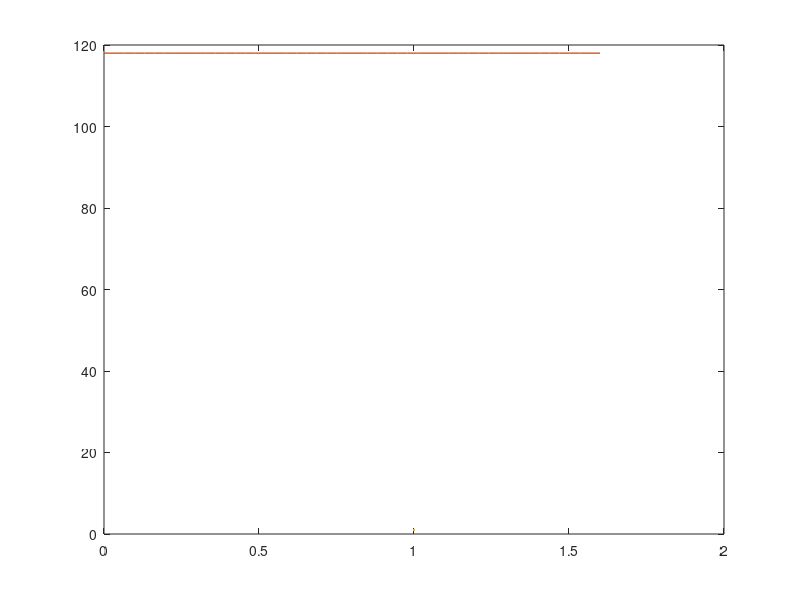

The MATLAB source for this figure: (Note: this script raises an error after producing the figure.)
len=2500;

%% error propag., T1 fit type, and avg. RF field formulas
del_t2s_horiz= @(delMxy,Mxy,delM0,M0) (delMxy./abs(Mxy))+(delM0./abs(M0));
del_t2_horiz= @(delMxy,Mxy,delM0,M0) (1/2)*((delMxy./abs(Mxy))+(delM0./abs(M0)));
BRF= @(gamma,pulselen) pi/(2*gamma*pulselen);
delBRF= @(delgamma,gamma,delpulselen,pulselen) (pi/(2*gamma*pulselen))*((delgamma/gamma)+(delpulselen/pulselen));
% del_t1_horiz_linfit= @(delM0,M0,delMz,Mz) ((delM0)./(abs(M0-Mz)))+((delMz.*abs(M0))./(abs(Mz.*(M0-Mz))));
% del_t1_horiz_zct= @(deltau) deltau/log(2);

%% mineral oil
% % T_1^*
samplex=linspace(0,1.6,50);
sampley=118*ones(50,1);
mineral_t1s=[1.5,118;1.4,118;1.3,118;1.2,118;1.1,118;1.0,118;0.9,118;0.8,118;0.7,118;0.6,118;0.5,116;...
             0.4,116;0.3,116;0.2,114;0.15,112;0.1,104;0.075,96;0.05,86;0.03,74;0.02,68;0.01,62];
len_min_t1s=length(mineral_t1s);
unc_min_t1s_p=[0.1,0.1,0.1,0.1,0.1,0.1,0.03,0.03,0.03,0.03,0.03,0.01,0.01,0.01,0.01,0.01,0.003,0.003,0.001,1e-3,5e-4]; %in seconds
unc_min_t1s_m=ones(len_min_t1s,1);
figure
plot(mineral_t1s(:,1),mineral_t1s(:,2),'MarkerSize',5,'LineStyle','none')
hold on
plot(samplex,sampley,'LineWidth',1)
errorbar(mineral_t1s(:,1),mineral_t1s(:,2),-unc_min_t1s_m,unc_min_t1s_m,-unc_min_t1s_p,unc_min_t1s_p,'.','MarkerSize',10)
title('heavy mineral oil T_1^*')
xlabel('period P (s)')
ylabel('FID amplitude (mV)')
legend('','saturation amplitude','data points','Location','southeast')
hold off

% T_2^*
mineral_t2star_prelim=readmatrix('F0020CH1.CSV'); % heavy mineral oil
mineral_t2s_t_prelim=mineral_t2star_prelim(:,4);
mineral_t2s_m_prelim=mineral_t2star_prelim(:,5);
unc_mineral_t2s_t=1e-7;
unc_mineral_t2s_m=1e-4;
m_m0=0.12;
figure
subplot(1,2,1)
errorbar(mineral_t2s_t_prelim,mineral_t2s_m_prelim,-unc_mineral_t2s_m*ones(len,1),unc_mineral_t2s_m*ones(len,1),...
         -unc_mineral_t2s_t*ones(len,1),unc_mineral_t2s_t*ones(len,1),'.')
xlabel('time (s)')
ylabel('M_{xy} (V)')
axis([-0.15e-3,2.5e-3,0,0.14])
title('heavy mineral oil T_2^* raw data')
mineral_t2s_t_lin=NaN;
mineral_t2s_m_lin=NaN;
j=1;
for i=1:1:len
    if ((mineral_t2s_t_prelim(i)>=(5.6e-5)) && (mineral_t2s_t_prelim(i)<=0.3e-3) && ((mineral_t2s_m_prelim(i)>0))) 
        % include only after the pulse where the magnetization is physically meaningful (positive; it would be a problem to have 
        % negative or equal-to-zero values because it is necessary to divide by another positive number and then take the natural
        % log, which is only defined with rational reals for positive arguments)
        mineral_t2s_t_lin(j)=mineral_t2s_t_prelim(i);
        mineral_t2s_m_lin(j)=mineral_t2s_m_prelim(i);
        j=j+1;
    end
end
err_min_t2s_t=unc_mineral_t2s_t*ones(j-1,1);
err_min_t2s_m_lin=unc_mineral_t2s_m*ones(j-1,1);
err_min_t2s_m_linearized=del_t2s_horiz(err_min_t2s_m_lin',mineral_t2s_m_lin,unc_mineral_t2s_m,m_m0);
linearized_min_m_t2s=-log(mineral_t2s_m_lin/m_m0);
mineral_t2s_mdl=fitlm(linearized_min_m_t2s,mineral_t2s_t_lin);
hmin_T2S_int=mineral_t2s_mdl.Coefficients{1,1};
hmin_T2S=mineral_t2s_mdl.Coefficients{2,1};
hmin_T2S_unc=mineral_t2s_mdl.Coefficients{2,2};
hmin_T2S_rsq=mineral_t2s_mdl.Rsquared.Ordinary;
min_t2s_eqn=['y=',num2str(hmin_T2S,4),'x+',num2str(hmin_T2S_int,4),'; R-squared=',num2str(hmin_T2S_rsq,4)];
subplot(1,2,2)
plot(mineral_t2s_mdl)
hold on
errorbar(linearized_min_m_t2s,mineral_t2s_t_lin,-err_min_t2s_t,err_min_t2s_t,-err_min_t2s_m_linearized,err_min_t2s_m_linearized,'.')
title('linearized heavy mineral oil T_2^* data')
legend('Data','Fit','Confidence bounds','')
xlabel('-ln(M_{xy}/M_0) (a dimensionless quantity related to magnetization)')
ylabel('time (s)')
text(linearized_min_m_t2s(3),mineral_t2s_t_lin(3),min_t2s_eqn,'Position',[0.2,3e-4])
hold off

% T_2
m_m0=0.12;
mineral_t2_prelim=readmatrix('F0039CH1.CSV');
mineral_t2_t_prelim=mineral_t2_prelim(:,4);
mineral_t2_m_prelim=mineral_t2_prelim(:,5);
unc_mineral_t2_t=1e-7;
unc_mineral_t2_m=1e-4;
m_t2=[6e-05,0.14;0.00502,0.13;0.01002,0.104;0.015,0.088;0.02002,0.078;0.02502,0.064;0.03,0.058;0.03502,0.05;0.04,0.046;0.04502,0.04]; 
%these points were read from graph of the raw data...pick out the points delineating the envelope (wsyiwyg axes)
figure
subplot(1,2,1)
errorbar(mineral_t2_t_prelim,mineral_t2_m_prelim,-unc_mineral_t2_m*ones(len,1),unc_mineral_t2_m*ones(len,1),...
         unc_mineral_t2_t*ones(len,1),unc_mineral_t2_t*ones(len,1),'.')
xlabel('time (s)')
ylabel('M_{xy} (V)')
axis([0,0.05,-0.02,0.16])
title('heavy mineral oil T_2 raw data')
m_t2_m_lin=(-1/2)*log(m_t2(:,2)./m_m0);
m_t2_mdl=fitlm(m_t2_m_lin,m_t2(:,1));
hmin_T2_int=m_t2_mdl.Coefficients{1,1};
hmin_T2=m_t2_mdl.Coefficients{2,1};
hmin_T2_unc=m_t2_mdl.Coefficients{2,2};
hmin_T2_rsq=m_t2_mdl.Rsquared.Ordinary;
min_t2_eqn=['y=',num2str(hmin_T2,4),'x+',num2str(hmin_T2_int,4),'; R-squared=',num2str(hmin_T2_rsq,4)];
unc_m_t2_t=unc_mineral_t2_t*ones(length(m_t2),1);
unc_m_t2_m_lin=del_t2_horiz(unc_mineral_t2_m,m_t2(:,2),unc_mineral_t2_m,m_m0);
subplot(1,2,2)
plot(m_t2_mdl)
hold on
errorbar(m_t2_m_lin,m_t2(:,1),-unc_m_t2_t,unc_m_t2_t,-unc_m_t2_m_lin,unc_m_t2_m_lin,'.')
legend('Data','Fit','Confidence bounds')
xlabel('-0.5*ln(M_{xy}/M_0) (a dimensionless quantity related to magnetization)')
ylabel('time (s)')
title('mineral oil T_2')
text(m_t2_m_lin(3),m_t2(3,1),min_t2_eqn,'Position',[0,0.04])
hold off

% average applied RF field
piover2len_mineral=3.60e-6;
delpiover2len_mineral=5e-9; %0.005e-6
gamma_proton=2.675221900e8; %MAKE SURE IT SHOULDN'T BE THE ONE FOR AN ELECTRON
delgamma_proton=0.018; %0.000 000 000 18 e8 = 0.018
BRF_mineral=BRF(gamma_proton,piover2len_mineral);
del_BRF_mineral=delBRF(delgamma_proton,gamma_proton,delpiover2len_mineral,piover2len_mineral);

%% water
% % T_1^*
w_t1s=[1.0,50.0;2.0,74.0;3.0,92.0;4.0,100.0;5.0,106;6.0,110;7.0,112;8.0,118;9.0,118;10.0,118];
samplex=linspace(-3,15,50);
sampley=linspace(118,118,50);
len_w_t1s=length(w_t1s);
unc_w_t1s_p=[0.1,0.2,0.2,0.2,0.5,0.5,0.5,0.5,0.5,0.5];
unc_w_t1s_m=0.5*ones(len_w_t1s);
figure
errorbar(w_t1s(:,1),w_t1s(:,2),-unc_w_t1s_m,unc_w_t1s_m,-unc_w_t1s_p,unc_w_t1s_p,'.','MarkerSize',10)
hold on
plot(samplex,sampley,'LineWidth',1)
title('distilled water T_1^*')
xlabel('period P (s)')
ylabel('FID amplitude (mV)')
legend('','saturation amplitude','data points','Location','southeast')
axis([0,13,40,130])
hold off

% % T_2^*
water_t2star_prelim=readmatrix('F0024CH1.CSV');
water_t2s_t_prelim=water_t2star_prelim(:,4);
water_t2s_m_prelim=water_t2star_prelim(:,5);
unc_w_t2s_t=1e-7;
unc_w_t2s_m=1e-4;
figure
subplot(1,2,1)
errorbar(water_t2s_t_prelim,water_t2s_m_prelim,-unc_w_t2s_m*ones(len,1),unc_w_t2s_m*ones(len,1),-unc_w_t2s_t*ones(len,1),...
         unc_w_t2s_t*ones(len,1))
xlabel('time (s)')
ylabel('FID amplitude (mV)')
axis([-0.6e-3,0.2e-2,-0.01,0.12])
title('water T_2^* raw data')
w_m0=0.114;
water_t2s_t_lin=NaN;
water_t2s_m_lin=NaN;
j=1;
for i=1:1:len
    if( (water_t2s_t_prelim(i)>5.6e-5) && (water_t2s_t_prelim(i)<0.28e-3) && (water_t2s_m_prelim(i)>0) )
        water_t2s_t_lin(j)=water_t2s_t_prelim(i);
        water_t2s_m_lin(j)=water_t2s_m_prelim(i);
        j=j+1;
    end
end
w_t2s_m_linearized=-log(water_t2s_m_lin/w_m0);
w_t2s_mdl=fitlm(w_t2s_m_linearized,water_t2s_t_lin);
err_w_t2s_t=unc_w_t2s_t*ones(j-1,1);
err_w_t2s_m_lin=unc_w_t2s_m*ones(j-1,1);
err_w_t2s_m_linearized=del_t2s_horiz(err_w_t2s_m_lin',water_t2s_m_lin,unc_w_t2s_m,w_m0);
w_T2S_int=w_t2s_mdl.Coefficients{1,1};
w_T2S=w_t2s_mdl.Coefficients{2,1};
w_T2S_unc=w_t2s_mdl.Coefficients{2,2};
w_T2S_rsq=w_t2s_mdl.Rsquared.Ordinary;
w_t2s_eqn=['y=',num2str(w_T2S,4),'x+',num2str(w_T2S_int),'; R-squared=',num2str(w_T2S_rsq,4)];
subplot(1,2,2)
plot(w_t2s_mdl)
hold on
errorbar(w_t2s_m_linearized,water_t2s_t_lin,-err_w_t2s_t,err_w_t2s_t,-err_w_t2s_m_linearized,err_w_t2s_m_linearized,'.')
legend('Data','Fit','Confidence bounds','')
xlabel('-ln(M_{xy}/M_0) (a dimensionless quantity related to magnetization)')
ylabel('time (s)')
text(w_t2s_m_linearized(3),water_t2s_t_lin(3),w_t2s_eqn,'Position',[0.05,2.5e-4])
title('linearized water T_2^* data')

% % T_2
water_t2_prelim=readmatrix('F0023CH1.CSV');
water_t2_t_prelim=water_t2_prelim(:,4);
water_t2_m_prelim=water_t2_prelim(:,5);
unc_w_t2_t=1e-6;
unc_w_t2_m=1e-4;
figure
subplot(1,2,1)
errorbar(water_t2_t_prelim,water_t2_m_prelim,-unc_w_t2_m*ones(len,1),unc_w_t2_m*ones(len,1),-unc_w_t2_t*ones(len,1),...
         unc_w_t2_t*ones(len,1))
xlabel('time (s)')
ylabel('M_{xy} (V)')
axis([0,0.5,-0.02,0.12])
title('water T_2 raw data')
w_t2=[0.015,0.108; 0.03,0.1; 0.045,0.098; 0.06,0.096; 0.075,0.09; 0.09,0.084; 0.105,0.076; 0.12,0.078; 0.15,0.08;...
      0.165,0.074; 0.18,0.072; 0.195,0.07; 0.21,0.07; 0.225,0.064; 0.24,0.062; 0.255,0.06; 0.27,0.056; 0.285,0.06; 0.3,0.056;...
      0.315,0.056; 0.33,0.054; 0.345,0.056; 0.36,0.05; 0.375,0.048; 0.39,0.046; 0.405,0.046; 0.42,0.044; 0.435,0.044 ;0.45,0.042;...
      0.465,0.04;0.48,0.044;0.495,0.04]; % exclude 1st data point bc it is at t=0 and that goes to infinity if you try to plug it 
                                         % into the linearization formula...there are still enough other data points that it doesn't 
                                         % really matter...the corresp. raw data plot also has wysiwyg axes
w_t2_m_lin=(-1/2)*log(w_t2(:,2)./w_m0);
w_t2_mdl=fitlm(w_t2_m_lin,w_t2(:,1));
w_T2_int=w_t2_mdl.Coefficients{1,1};
w_T2=w_t2_mdl.Coefficients{2,1};
w_T2_unc=w_t2_mdl.Coefficients{2,2};
w_T2_rsq=w_t2_mdl.Rsquared.Ordinary;
w_t2_eqn=['y=',num2str(w_T2,4),'x+',num2str(w_T2_int,4),'; R-squared=',num2str(w_T2_rsq,4)];
unc_w_t2_t=unc_w_t2_t*ones(length(w_t2),1);
unc_w_t2_m_lin=del_t2_horiz(unc_w_t2_m,w_t2(:,2),unc_w_t2_m,w_m0);
subplot(1,2,2)
plot(w_t2_mdl)
hold on
errorbar(w_t2_m_lin,w_t2(:,1),-unc_w_t2_t,unc_w_t2_t,-unc_w_t2_m_lin,unc_w_t2_m_lin,'.')
xlabel('-0.5*ln(M_{xy}/M_0) (a dimensionless quantity related to magnetization)')
ylabel('time (s)')
title('linearized water T_2 data')
legend('Data','Fit','Confidence Bounds','')
text(w_t2_m_lin(3),w_t2(3,1),w_t2_eqn,'Position',[0.05,0.4])
hold off

%% FC-70
% T_1^*
fc70_t1s=[0.850,60;1.000,60;2.000,60;0.400,55.2;0.300,52.8;0.200,46.4;0.100,34.4;0.050,21.6];
unc_fc70_t1s_t=[0.03,0.1,0.2,0.01,0.01,0.01,0.005,0.003];
unc_fc70_t1s_m=0.1*ones(length(fc70_t1s));
samplex=linspace(0,2.5);
sampley=linspace(60,60);
figure
errorbar(fc70_t1s(:,1),fc70_t1s(:,2),-unc_fc70_t1s_m,unc_fc70_t1s_m,-unc_fc70_t1s_t,unc_fc70_t1s_t,'.','MarkerSize',10)
hold on
plot(samplex,sampley,'LineWidth',1)
xlabel('time (s)')
ylabel('FID amplitude (mV)')
axis([0,2.5,0,70])
title('FC70 T_1^* data')
legend('data points','saturation amplitude')
hold off

% T_2^*
fc70_t2star_prelim=readmatrix('F0025CH1.CSV'); % FC70
fc70_t2s_t_prelim=fc70_t2star_prelim(:,4);
fc70_t2s_m_prelim=fc70_t2star_prelim(:,5);
unc_fc70_t2s_t=1e-7;
unc_fc70_t2s_m=1e-5;
figure
subplot(1,2,1)
errorbar(fc70_t2s_t_prelim,fc70_t2s_m_prelim,-unc_fc70_t2s_m*ones(len,1),unc_fc70_t2s_m*ones(len,1),-unc_fc70_t2s_t*ones(len,1),...
         unc_fc70_t2s_t*ones(len,1),'.')
xlabel('time (s)')
ylabel('M_{xy} (V)')
axis([-0.8e-3,4.7e-3,-0.01,0.065])
title('FC70 T_2^* raw data')
fc70m0=0.0608;
fc70_t2s_t_lin=NaN;
fc70_t2s_m_lin=NaN;
j=1;
for i=1:1:len
    if ((fc70_t2s_t_prelim(i)>=6.0e-5) && (fc70_t2s_t_prelim(i)<0.4e-3) && (fc70_t2s_m_prelim(i)>0))
        fc70_t2s_t_lin(j)=fc70_t2s_t_prelim(i);
        fc70_t2s_m_lin(j)=fc70_t2s_m_prelim(i);
        j=j+1;
    end
end
fc70_t2s_m_linearized=-log(fc70_t2s_m_lin/fc70m0);
fc70_t2s_mdl=fitlm(fc70_t2s_m_linearized,fc70_t2s_t_lin);
err_fc70_t2s_t=unc_fc70_t2s_t*ones(j-1,1);
err_fc70_t2s_m_lin=unc_fc70_t2s_m*ones(j-1,1);
err_fc70_t2s_m_linearized=del_t2s_horiz(err_fc70_t2s_m_lin',fc70_t2s_m_lin,unc_fc70_t2s_m,fc70m0);
fc70_T2S_int=fc70_t2s_mdl.Coefficients{1,1};
fc70_T2S=fc70_t2s_mdl.Coefficients{2,1};
fc70_T2S_unc=fc70_t2s_mdl.Coefficients{2,2};
fc70_T2S_rsq=fc70_t2s_mdl.Rsquared.Ordinary;
fc70_t2s_eqn=['y=',num2str(fc70_T2S,4),'x+',num2str(fc70_T2S_int),'; R-squared=',num2str(fc70_T2S_rsq,4)];
subplot(1,2,2)
plot(fc70_t2s_mdl)
hold on
errorbar(fc70_t2s_m_linearized,fc70_t2s_t_lin,-err_fc70_t2s_t,err_fc70_t2s_t,-err_fc70_t2s_m_linearized,err_fc70_t2s_m_linearized,'.')
title('linearized FC70 T_2^* data')
legend('Data','Fit','Confidence bounds','')
xlabel('-ln(M_{xy}/M_0) (a dimensionless quantity related to magnetization)')
text(fc70_t2s_m_linearized(3),fc70_t2s_t_lin(3),fc70_t2s_eqn,'Position',[-0.2,3.5e-4])
ylabel('time (s)')
hold off

% T_2
fc70_t2_prelim=readmatrix('F0026CH1.CSV');
fc70_t2_t_prelim=fc70_t2_prelim(:,4);
fc70_t2_m_prelim=fc70_t2_prelim(:,5);
unc_fc70_t2_t=1e-6;
unc_fc70_t2_m=1e-5;
figure
subplot(1,2,1)
plot(fc70_t2_t_prelim,fc70_t2_m_prelim,'b-')
hold on
errorbar(fc70_t2_t_prelim,fc70_t2_m_prelim,-unc_fc70_t2_m*ones(len,1),unc_fc70_t2_m*ones(len,1),-unc_fc70_t2_t*ones(len,1),...
         unc_fc70_t2_t*ones(len,1),'.')
xlabel('time (s)')
ylabel('M_{xy} (V)')
axis([-0.5e-4,5e-2,-1e-3,6e-2])
title('FC70 T_2 raw data')
hold off
fc70_t2=[6e-05,0.0584;0.00222,0.0576;0.0044,0.0536;0.00664,0.0456;0.00884,0.0416;0.01104,0.036;0.01322,0.032;0.01542,0.028;...
         0.01984,0.0224;0.02204,0.0216;0.02418,0.0176;0.0264,0.0168;0.02856,0.0152;0.0308,0.0152;0.033,0.0144;0.03524,0.0136;...
         0.03742,0.0128;0.03962,0.0128;0.04182,0.012;0.04408,0.0112;0.04624,0.012]; %the corresp. raw data plot also has wysiwyg axes
fc70_t2_m_lin=(-1/2)*log(fc70_t2(:,2)./fc70m0);
fc70_t2_mdl=fitlm(fc70_t2_m_lin,fc70_t2(:,1));
fc70_T2_int=fc70_t2_mdl.Coefficients{1,1};
fc70_T2=fc70_t2_mdl.Coefficients{2,1};
fc70_T2_unc=fc70_t2_mdl.Coefficients{2,2};
fc70_T2_rsq=fc70_t2_mdl.Rsquared.Ordinary;
fc70_t2_eqn=['y=',num2str(fc70_T2,4),'x+',num2str(fc70_T2_int,4),'; R-squared=',num2str(fc70_T2_rsq,4)];
unc_fc70_t2_t=unc_fc70_t2_t*ones(length(fc70_t2),1);
unc_fc70_t2_m_lin=del_t2_horiz(unc_fc70_t2_m,fc70_t2(:,2),unc_fc70_t2_m,fc70m0);
subplot(1,2,2)
plot(fc70_t2_mdl)
hold on
errorbar(fc70_t2_m_lin,fc70_t2(:,1),-unc_fc70_t2_t,unc_fc70_t2_t,-unc_fc70_t2_m_lin,unc_fc70_t2_m_lin,'.')
xlabel('-0.5*ln(M_{xy}/M_0) (a dimensionless quantity related to magnetization)')
ylabel('time (s)')
title('linearized FC70 T_2 data')
legend('Data','Fit','Confidence Bounds','')
text(fc70_t2_m_lin(3),fc70_t2(3,1),fc70_t2_eqn,'Position',[0.01,0.04])
hold off


%% FC-43
% T_2
fc43_t2_prelim=readmatrix('F0028CH1.CSV');
fc43_t2_t_prelim=fc43_t2_prelim(:,4);
fc43_t2_m_prelim=fc43_t2_prelim(:,5);
unc_fc43_t2_t=1e-6;
unc_fc43_t2_m=1e-5;
fc43m0=0.0584;
figure
subplot(1,2,1)
plot(fc43_t2_t_prelim,fc43_t2_m_prelim,'b-')
hold on
errorbar(fc43_t2_t_prelim,fc43_t2_m_prelim,-unc_fc43_t2_m*ones(len,1),unc_fc43_t2_m*ones(len,1),-unc_fc43_t2_t*ones(len,1),...
         unc_fc43_t2_t*ones(len,1),'r.')
xlabel('time (s)')
ylabel('M_{xy} (V)')
title('FC43 T_2 raw data')
axis([-0.01,0.043,-0.0093,0.065])
hold off
fc43_t2=[4e-05,0.0552;0.00118,0.0592;0.0024,0.0592;0.00362,0.0552;0.0048,0.056;0.006,0.0512;0.0072,0.0512;0.0084,0.0472;...
        0.00962,0.0456;0.01082,0.0424;0.012,0.0408;0.0132,0.0376;0.0144,0.036;0.0144,0.036;0.0156,0.0336;0.01678,0.0312;...
        0.018,0.0304;0.0192,0.0288;0.0204,0.0272;0.02162,0.0248;0.02278,0.024;0.024,0.0224]; %corresp. raw data plot has wysiwyg axes
fc43_t2_m_lin=(-1/2)*log(fc43_t2(:,2)./fc43m0);
fc43_t2_mdl=fitlm(fc43_t2_m_lin,fc43_t2(:,1));
fc43_T2_int=fc43_t2_mdl.Coefficients{1,1};
fc43_T2=fc43_t2_mdl.Coefficients{2,1};
fc43_T2_unc=fc43_t2_mdl.Coefficients{2,2};
fc43_T2_rsq=fc43_t2_mdl.Rsquared.Ordinary;
fc43_t2_eqn=['y=',num2str(fc43_T2,4),'x+',num2str(fc43_T2_int,4),'; R-squared=',num2str(fc43_T2_rsq,4)];
unc_fc43_t2_t=unc_fc43_t2_t*ones(length(fc43_t2),1);
unc_fc43_t2_m_lin=del_t2_horiz(unc_fc43_t2_m,fc43_t2(:,2),unc_fc43_t2_m,fc43m0);
subplot(1,2,2)
plot(fc43_t2_mdl)
hold on
errorbar(fc43_t2_m_lin,fc43_t2(:,1),-unc_fc43_t2_t,unc_fc43_t2_t,-unc_fc43_t2_m_lin,unc_fc43_t2_m_lin,'.')
xlabel('-0.5*ln(M_{xy}/M_0) (a dimensionless quantity related to magnetization)')
ylabel('time (s)')
title('linearized FC43 T_2 data')
legend('Data','Fit','Confidence Bounds','')
text(fc43_t2_m_lin(3),fc43_t2(3,1),fc43_t2_eqn,'Position',[0.01,0.025])
hold off

%% glycerin
% T_2
gl_t2_prelim=readmatrix('F0030CH1.CSV');
gl_t2_t_prelim=gl_t2_prelim(:,4);
gl_t2_m_prelim=gl_t2_prelim(:,5);
unc_gl_t2_t=1e-6;
unc_gl_t2_m=1e-5;
figure
subplot(1,2,1)
plot(gl_t2_t_prelim,gl_t2_m_prelim)
hold on
errorbar(gl_t2_t_prelim,gl_t2_m_prelim,-unc_gl_t2_m*ones(len,1),unc_gl_t2_m*ones(len,1),-unc_gl_t2_t*ones(len,1),...
         unc_gl_t2_t*ones(len,1),'r.')
xlabel('time (s)')
ylabel('M_{xy} (V)')
axis([-0.005,0.0975,-0.009,0.065])
title('glycerin T_2 raw data')
hold off
glm0=0.0616;
gl_t2=[4e-05,0.0616;0.0044,0.0592;0.0088,0.0552;0.0132,0.0488;0.0176,0.0456;0.022,0.04;0.0264,0.0352;0.03084,0.0328;...
       0.0352,0.0304;0.03964,0.0272;0.044,0.0248;0.0484,0.0232;0.0528,0.0208;0.05724,0.0184;0.06164,0.0168;0.066,0.0168;...
       0.0704,0.0152;0.0748,0.0136;0.0792,0.0136;0.0836,0.0112;0.088,0.0112;0.0924,0.0096]; % corresp. raw data plot has wysiwyg axes
gl_t2_m_lin=(-1/2)*log(gl_t2(:,2)./glm0);
gl_t2_mdl=fitlm(gl_t2_m_lin,gl_t2(:,1));
gl_T2_int=gl_t2_mdl.Coefficients{1,1};
gl_T2=gl_t2_mdl.Coefficients{2,1};
gl_T2_unc=gl_t2_mdl.Coefficients{2,2};
gl_T2_rsq=gl_t2_mdl.Rsquared.Ordinary;
gl_t2_eqn=['y=',num2str(gl_T2,4),'x+',num2str(gl_T2_int,4),'; R-squared=',num2str(gl_T2_rsq,4)];
unc_gl_t2_t=unc_gl_t2_t*ones(length(gl_t2),1);
unc_gl_t2_m_lin=del_t2_horiz(unc_gl_t2_m,gl_t2(:,2),unc_gl_t2_m,glm0);
subplot(1,2,2)
plot(gl_t2_mdl)
hold on
errorbar(gl_t2_m_lin,gl_t2(:,1),-unc_gl_t2_t,unc_gl_t2_t,-unc_gl_t2_m_lin,unc_gl_t2_m_lin,'.')
xlabel('-0.5*ln(M_{xy}/M_0) (a dimensionless quantity related to magnetization)')
ylabel('time (s)')
title('linearized glycerin T_2 data')
legend('Data','Fit','Confidence Bounds','')
text(gl_t2_m_lin(3),gl_t2(3,1),gl_t2_eqn,'Position',[0.01,0.09])
hold off

%% silicone ultra strong
% T_2
sus_t2_prelim=readmatrix('F0031CH1.CSV');
sus_t2_t_prelim=sus_t2_prelim(:,4);
sus_t2_m_prelim=sus_t2_prelim(:,5);
unc_sus_t2_t=1e-7;
unc_sus_t2_m=1e-5;
figure
subplot(1,2,1)
plot(sus_t2_t_prelim,sus_t2_m_prelim)
hold on
errorbar(sus_t2_t_prelim,sus_t2_m_prelim,-unc_sus_t2_m*ones(len,1),unc_sus_t2_m*ones(len,1),-unc_sus_t2_t*ones(len,1),...
         unc_sus_t2_t*ones(len,1),'r.')
xlabel('time (s)')
ylabel('M_{xy} (V)')
axis([-0.0025,0.008,-0.0005,0.02])
title('silicone ultra strong T_2 raw data')
hold off
susm0=0.018;
sus_t2=[5.2e-05,0.018;0.000988,0.0146;0.002012,0.0124;0.003008,0.0094;0.00402,0.008;0.004996,0.0074;0.006028,0.0068;0.00702,0.007]; 
%!!time axis has values e-3 -- at least the data tips tool still tells you the right thing
sus_t2_m_lin=(-1/2)*log(sus_t2(:,2)./susm0);
sus_t2_mdl=fitlm(sus_t2_m_lin,sus_t2(:,1));
sus_T2_int=sus_t2_mdl.Coefficients{1,1};
sus_T2=sus_t2_mdl.Coefficients{2,1};
sus_T2_unc=sus_t2_mdl.Coefficients{2,2};
sus_T2_rsq=sus_t2_mdl.Rsquared.Ordinary;
sus_t2_eqn=['y=',num2str(sus_T2,4),'x+',num2str(sus_T2_int,4),'; R-squared=',num2str(sus_T2_rsq,4)];
unc_sus_t2_t=unc_sus_t2_t*ones(length(sus_t2),1);
unc_sus_t2_m_lin=del_t2_horiz(unc_sus_t2_m,sus_t2(:,2),unc_sus_t2_m,susm0);
subplot(1,2,2)
plot(sus_t2_mdl)
hold on
errorbar(sus_t2_m_lin,sus_t2(:,1),-unc_sus_t2_t,unc_sus_t2_t,-unc_sus_t2_m_lin,unc_sus_t2_m_lin,'.')
xlabel('-0.5*ln(M_{xy}/M_0) (a dimensionless quantity related to magnetization)')
ylabel('time (s)')
title('linearized silicone ultra strong T_2 data')
legend('Data','Fit','Confidence Bounds','')
text(sus_t2_m_lin(3),sus_t2(3,1),sus_t2_eqn,'Position',[-0.05,6e-3])
hold off

%% beeswax with solvent
% T_2
bws_t2_prelim=readmatrix('F0034CH1.CSV');
bws_t2_t_prelim=bws_t2_prelim(:,4);
bws_t2_m_prelim=bws_t2_prelim(:,5);
unc_bws_t2_t=1e-7;
unc_bws_t2_m=1e-5;
figure
subplot(1,2,1)
plot(bws_t2_t_prelim,bws_t2_m_prelim)
hold on
errorbar(bws_t2_t_prelim,bws_t2_m_prelim,-unc_bws_t2_m*ones(len,1),unc_bws_t2_m*ones(len,1),-unc_bws_t2_t*ones(len,1),...
         unc_bws_t2_t*ones(len,1),'r.')
xlabel('time (s)')
ylabel('M_{xy} (V)')
axis([-0.0005,0.01,-0.002,0.05])
title('beeswax with solvent T_2 raw data')
hold off
bwsm0=0.0472;
bws_t2=[4.4e-05,0.0472;0.001028,0.0472;0.002008,0.0456;0.003028,0.0448;0.004016,0.048;...
        0.005016,0.0424;0.00602,0.0424;0.007016,0.0416;0.008012,0.0416;0.009012,0.04];
bws_t2_m_lin=(-1/2)*log(bws_t2(:,2)./bwsm0);
bws_t2_mdl=fitlm(bws_t2_m_lin,bws_t2(:,1));
bws_T2_int=bws_t2_mdl.Coefficients{1,1};
bws_T2=bws_t2_mdl.Coefficients{2,1};
bws_T2_unc=bws_t2_mdl.Coefficients{2,2};
bws_T2_rsq=bws_t2_mdl.Rsquared.Ordinary;
bws_t2_eqn=['y=',num2str(bws_T2,4),'x+',num2str(bws_T2_int,4),'; R-squared=',num2str(bws_T2_rsq,4)];
unc_bws_t2_t=unc_bws_t2_t*ones(length(bws_t2),1);
unc_bws_t2_m_lin=del_t2_horiz(unc_bws_t2_m,bws_t2(:,2),unc_bws_t2_m,bwsm0);
subplot(1,2,2)
plot(bws_t2_mdl)
hold on
errorbar(bws_t2_m_lin,bws_t2(:,1),-unc_bws_t2_t,unc_bws_t2_t,-unc_bws_t2_m_lin,unc_bws_t2_m_lin,'.')
xlabel('-0.5*ln(M_{xy}/M_0) (a dimensionless quantity related to magnetization)')
ylabel('time (s)')
title('linearized beeswax with solvent T_2 data')
legend('Data','Fit','Confidence Bounds','')
text(bws_t2_m_lin(3),bws_t2(3,1),bws_t2_eqn,'Position',[-0.005,1e-2])
hold off

%% buna-N high strength
% T_2
bhs_t2_prelim=readmatrix('F0032CH1.CSV');
bhs_t2_t_prelim=bhs_t2_prelim(:,4);
bhs_t2_m_prelim=bhs_t2_prelim(:,5);
unc_bhs_t2_t=1e-7;
unc_bhs_t2_m=1e-5;
figure
subplot(1,2,1)
plot(bhs_t2_t_prelim,bhs_t2_m_prelim)
hold on
errorbar(bhs_t2_t_prelim,bhs_t2_m_prelim,-unc_bhs_t2_m*ones(len,1),unc_bhs_t2_m*ones(len,1),-unc_bhs_t2_t*ones(len,1),...
         unc_bhs_t2_t*ones(len,1),'r.')
xlabel('time (s)')
ylabel('M_{xy} (V)')
axis([-0.00012,0.01,-0.0015,0.04])
title('buna-N high strength T_2 raw data')
hold off
bhsm0=0.0372;
bhs_t2=[4.8e-05,0.0372;0.000616,0.022;0.001212,0.0172;0.001812,0.0132;0.002436,0.0116;0.003008,0.0104;0.003612,0.01;...
        0.004208,0.0092;0.0048,0.0088;0.005404,0.008;0.006008,0.008;0.006612,0.0076;0.007216,0.008;0.007812,0.0072;...
        0.0084,0.0064;0.009032,0.0056;0.009632,0.006];
bhs_t2_m_lin=(-1/2)*log(bhs_t2(:,2)./bhsm0);
bhs_t2_mdl=fitlm(bhs_t2_m_lin,bhs_t2(:,1));
bhs_T2_int=bhs_t2_mdl.Coefficients{1,1};
bhs_T2=bhs_t2_mdl.Coefficients{2,1};
bhs_T2_unc=bhs_t2_mdl.Coefficients{2,2};
bhs_T2_rsq=bhs_t2_mdl.Rsquared.Ordinary;
bhs_t2_eqn=['y=',num2str(bhs_T2,4),'x+',num2str(bhs_T2_int,4),'; R-squared=',num2str(bhs_T2_rsq,4)];
unc_bhs_t2_t=unc_bhs_t2_t*ones(length(bhs_t2),1);
unc_bhs_t2_m_lin=del_t2_horiz(unc_bhs_t2_m,bhs_t2(:,2),unc_bhs_t2_m,bhsm0);
subplot(1,2,2)
plot(bhs_t2_mdl)
hold on
errorbar(bhs_t2_m_lin,bhs_t2(:,1),-unc_bhs_t2_t,unc_bhs_t2_t,-unc_bhs_t2_m_lin,unc_bhs_t2_m_lin,'.')
xlabel('-0.5*ln(M_{xy}/M_0) (a dimensionless quantity related to magnetization)')
ylabel('time (s)')
title('linearized buna-N high strength T_2 data')
legend('Data','Fit','Confidence Bounds','')
text(bhs_t2_m_lin(3),bhs_t2(3,1),bhs_t2_eqn,'Position',[0.01,0.7e-2])
hold off

%% vaseline
% T_2
v_t2_prelim=readmatrix('F0035CH1.CSV');
v_t2_t_prelim=v_t2_prelim(:,4);
v_t2_m_prelim=v_t2_prelim(:,5);
unc_v_t2_t=1e-6;
unc_v_t2_m=1e-5;
figure
subplot(1,2,1)
plot(v_t2_t_prelim,v_t2_m_prelim)
hold on
errorbar(v_t2_t_prelim,v_t2_m_prelim,-unc_v_t2_m*ones(len,1),unc_v_t2_m*ones(len,1),-unc_v_t2_t*ones(len,1),unc_v_t2_t*ones(len,1),'r.')
xlabel('time (s)')
ylabel('M_{xy} (V)')
axis([-2e-5,0.025,-0.005,0.08])
title('vaseline T_2 raw data')
hold off
vm0=0.0704;
v_t2=[5e-05,0.0704;0.00201,0.068;0.00302,0.0648;0.00502,0.0592;0.00603,0.056;0.00701,0.0544;0.00801,0.0512;0.00902,0.048;...
      0.01002,0.0488;0.01102,0.0472;0.01203,0.0448;0.01301,0.0448;0.01403,0.0424;0.01502,0.0416;0.01602,0.0416;0.01701,0.0392;...
      0.01801,0.0392;0.01902,0.0376;0.02003,0.036;0.02101,0.0376;0.02201,0.036;0.02301,0.0352;0.02402,0.0328];
v_t2_m_lin=(-1/2)*log(v_t2(:,2)./vm0);
v_t2_mdl=fitlm(v_t2_m_lin,v_t2(:,1));
v_T2_int=v_t2_mdl.Coefficients{1,1};
v_T2=v_t2_mdl.Coefficients{2,1};
v_T2_unc=v_t2_mdl.Coefficients{2,2};
v_T2_rsq=v_t2_mdl.Rsquared.Ordinary;
v_t2_eqn=['y=',num2str(v_T2,4),'x+',num2str(v_T2_int,4),'; R-squared=',num2str(v_T2_rsq,4)];
unc_v_t2_t=unc_v_t2_t*ones(length(v_t2),1);
unc_v_t2_m_lin=del_t2_horiz(unc_v_t2_m,v_t2(:,2),unc_v_t2_m,vm0);
subplot(1,2,2)
plot(v_t2_mdl)
hold on
errorbar(v_t2_m_lin,v_t2(:,1),-unc_v_t2_t,unc_v_t2_t,-unc_v_t2_m_lin,unc_v_t2_m_lin,'.')
xlabel('-0.5*ln(M_{xy}/M_0) (a dimensionless quantity related to magnetization)')
ylabel('time (s)')
title('linearized vaseline T_2 data')
legend('Data','Fit','Confidence Bounds','')
text(v_t2_m_lin(3),v_t2(3,1),v_t2_eqn,'Position',[0.01,0.02])
hold off